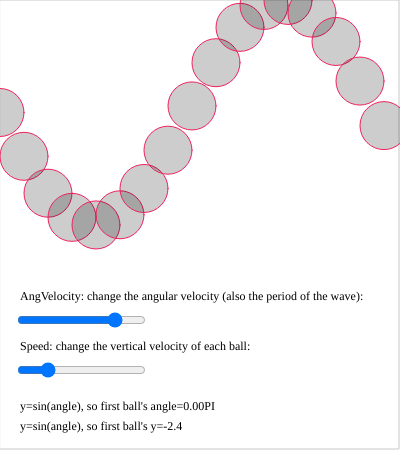
Frame 1 (no input)
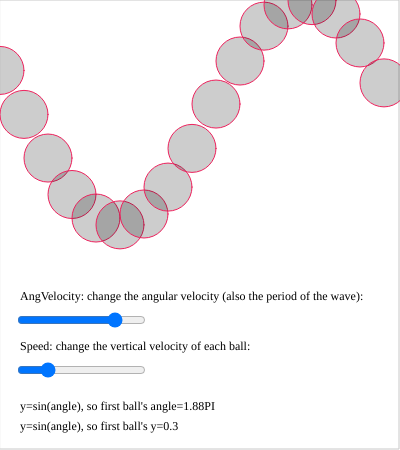
Frame 60 (no input)
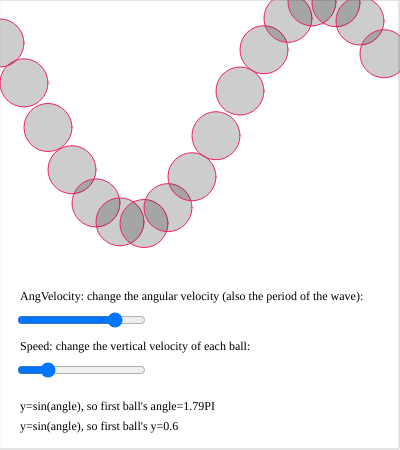
Frame 120 (the mouse pressed at the canvas centre since frame 60)

The p5.js sketch that drew these frames (run headless with seeded random() and noise() and a simulated clock; from frame 60 on, the mouse is pressed at the canvas centre):

// p5.js sketch
// ── sketch.js
var startAngle = 0;  //start angle for first ball
var angleVel; //change in angular velocity from ball to ball
var speed; //how fast does each bounce
var angle; //angle
var gap=24; //space between balls

var aSlider; //using a slider for a variable
var bSlider;

//coordinate variables for sliders
var tx = 20;
var ty = 300;

var px = 20;
var py = 350;

function setup(){
  createCanvas(400,450);
  //font stuff
  fill(0);
  textSize(12);
  textFont("Georgia");
  smooth();
  //add in sliders
  aSlider= createSlider(0,50,40);
  aSlider.position(tx-5, ty+10);

  bSlider= createSlider(0,50,10);
  bSlider.position(px-5, py+10);
}

function draw(){
  background(255);
  noFill();
  stroke(200);
  rect(0,0,399,449);
  fill(0);
  strokeWeight(0).textSize(12);
  //add in labels
  text("AngVelocity: change the angular velocity (also the period of the wave):",tx,ty);
  text("Speed: change the vertical velocity of each ball:",px,py);
  var calc=(startAngle%(2*PI)/(PI));
  text("y=sin(angle), so first ball's angle="+nf(calc,1,2)+"PI",px,py+60);
  var y=sin(TWO_PI-calc*PI);
  text("y=sin(angle), so first ball's y="+nfc(y,1,2),px,py+80);
  //get values from sliders
  angleVel = aSlider.value()/100;
  speed = bSlider.value()/100;

  //THE WAVE CODE------------------------------------
  angle = startAngle; //assign the start angle for the first ball
  for (var x=0; x<=width; x+= gap){ //run through each ball
    //get y for the ball we are on
    var y = map(sin(angle), -1,1,0,height/2); //map sin(a) to the range 0 -> height/2
    strokeWeight(1);
    stroke(237,34,93);
    fill(0,50);
    ellipse(x,y,48,48); //draw the ball at each value of x
    angle = angle+ angleVel; //increase the angle by the angular velocity (this will change the y for each ball)
  }
  startAngle= startAngle+ speed; // change startAngle for each loop of draw.. If speed =0, you get a static wave.
}
